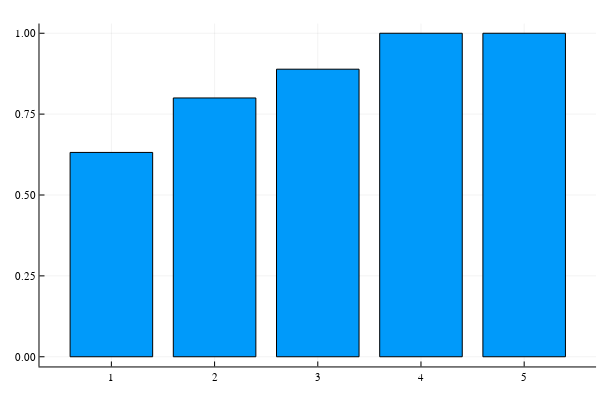

The code cell stored with this chart in its notebook:
### Code cell
num_escapees_df = combine(
                            groupby(h_escapes, :NumEscapees), 
                                               :NumEscapees => (num -> size(num, 1)) => :Attempts, 
                                               :Succeeded => count => :SuccessfulAttempts)

num_escapees_df[!, :SuccessChance] = num_escapees_df.SuccessfulAttempts ./ num_escapees_df.Attempts

PLT.bar(num_escapees_df[:, :NumEscapees], num_escapees_df[:, :SuccessChance],  label = nothing)

### Figure 1 — Plotly figure (JSON) as saved in the notebook; plotly's stock layout.template omitted (floating-point values rounded to 4 significant figures)
{"data": [{"fill": "tozeroy", "fillcolor": "rgba(0, 154, 250, 1.000)", "legendgroup": "", "line": {"color": "rgba(0, 0, 0, 1.000)", "dash": "solid", "width": 1}, "mode": "lines", "name": "", "showlegend": false, "type": "scatter", "x": [0.6, 0.6, 1.4, 1.4, 0.6, 0.6], "xaxis": "x1", "y": [0.6316, 0, 0, 0.6316, 0.6316, 0.6316], "yaxis": "y1"}, {"fill": "tozeroy", "fillcolor": "rgba(0, 154, 250, 1.000)", "legendgroup": "", "line": {"color": "rgba(0, 0, 0, 1.000)", "dash": "solid", "width": 1}, "mode": "lines", "name": "", "showlegend": false, "type": "scatter", "x": [1.6, 1.6, 2.4, 2.4, 1.6, 1.6], "xaxis": "x1", "y": [0.8, 0, 0, 0.8, 0.8, 0.8], "yaxis": "y1"}, {"fill": "tozeroy", "fillcolor": "rgba(0, 154, 250, 1.000)", "legendgroup": "", "line": {"color": "rgba(0, 0, 0, 1.000)", "dash": "solid", "width": 1}, "mode": "lines", "name": "", "showlegend": false, "type": "scatter", "x": [2.6, 2.6, 3.4, 3.4, 2.6, 2.6], "xaxis": "x1", "y": [0.8889, 0, 0, 0.8889, 0.8889, 0.8889], "yaxis": "y1"}, {"fill": "tozeroy", "fillcolor": "rgba(0, 154, 250, 1.000)", "legendgroup": "", "line": {"color": "rgba(0, 0, 0, 1.000)", "dash": "solid", "width": 1}, "mode": "lines", "name": "", "showlegend": false, "type": "scatter", "x": [3.6, 3.6, 4.4, 4.4, 3.6, 3.6], "xaxis": "x1", "y": [1, 0, 0, 1, 1, 1], "yaxis": "y1"}, {"fill": "tozeroy", "fillcolor": "rgba(0, 154, 250, 1.000)", "legendgroup": "", "line": {"color": "rgba(0, 0, 0, 1.000)", "dash": "solid", "width": 1}, "mode": "lines", "name": "", "showlegend": false, "type": "scatter", "x": [4.6, 4.6, 5.4, 5.4, 4.6, 4.6], "xaxis": "x1", "y": [1, 0, 0, 1, 1, 1], "yaxis": "y1"}, {"colorbar": {"title": ""}, "legendgroup": "", "marker": {"color": "rgba(0, 154, 250, 0.000)", "line": {"color": "rgba(0, 0, 0, 0.000)", "width": 1}, "size": 0, "symbol": "circle"}, "mode": "markers", "name": "", "showlegend": false, "type": "scatter", "x": [1, 2, 3, 4, 5], "xaxis": "x", "y": [0.6316, 0.8, 0.8889, 1, 1], "yaxis": "y", "zmax": null, "zmin": null}], "layout": {"annotations": [], "height": 400, "legend": {"bgcolor": "rgba(255, 255, 255, 1.000)", "bordercolor": "rgba(0, 0, 0, 1.000)", "borderwidth": 1, "font": {"color": "rgba(0, 0, 0, 1.000)", "family": "sans-serif", "size": 11}, "title": {"font": {"color": "rgba(0, 0, 0, 1.000)", "family": "sans-serif", "size": 15}, "text": ""}, "tracegroupgap": 0, "traceorder": "normal", "x": 1, "xanchor": "auto", "y": 1, "yanchor": "auto"}, "margin": {"b": 20, "l": 0, "r": 0, "t": 20}, "paper_bgcolor": "rgba(255, 255, 255, 1.000)", "plot_bgcolor": "rgba(255, 255, 255, 1.000)", "showlegend": true, "width": 600, "xaxis": {"anchor": "y", "domain": [0.06582, 0.9934], "gridcolor": "rgba(0, 0, 0, 0.100)", "gridwidth": 0.5, "linecolor": "rgba(0, 0, 0, 1.000)", "mirror": false, "range": [0.3034, 5.697], "showgrid": true, "showline": true, "showticklabels": true, "tickangle": 0, "tickcolor": "rgb(0, 0, 0)", "tickfont": {"color": "rgba(0, 0, 0, 1.000)", "family": "sans-serif", "size": 11}, "tickmode": "array", "ticks": "inside", "ticktext": ["1", "2", "3", "4", "5"], "tickvals": [1, 2, 3, 4, 5], "title": "", "titlefont": {"color": "rgba(0, 0, 0, 1.000)", "family": "sans-serif", "size": 15}, "type": "-", "visible": true, "zeroline": false, "zerolinecolor": "rgba(0, 0, 0, 1.000)"}, "yaxis": {"anchor": "x", "domain": [0.03762, 0.9902], "gridcolor": "rgba(0, 0, 0, 0.100)", "gridwidth": 0.5, "linecolor": "rgba(0, 0, 0, 1.000)", "mirror": false, "range": [-0.03, 1.03], "showgrid": true, "showline": true, "showticklabels": true, "tickangle": 0, "tickcolor": "rgb(0, 0, 0)", "tickfont": {"color": "rgba(0, 0, 0, 1.000)", "family": "sans-serif", "size": 11}, "tickmode": "array", "ticks": "inside", "ticktext": ["0.00", "0.25", "0.50", "0.75", "1.00"], "tickvals": [0, 0.25, 0.5, 0.75, 1], "title": "", "titlefont": {"color": "rgba(0, 0, 0, 1.000)", "family": "sans-serif", "size": 15}, "type": "-", "visible": true, "zeroline": false, "zerolinecolor": "rgba(0, 0, 0, 1.000)"}}}
